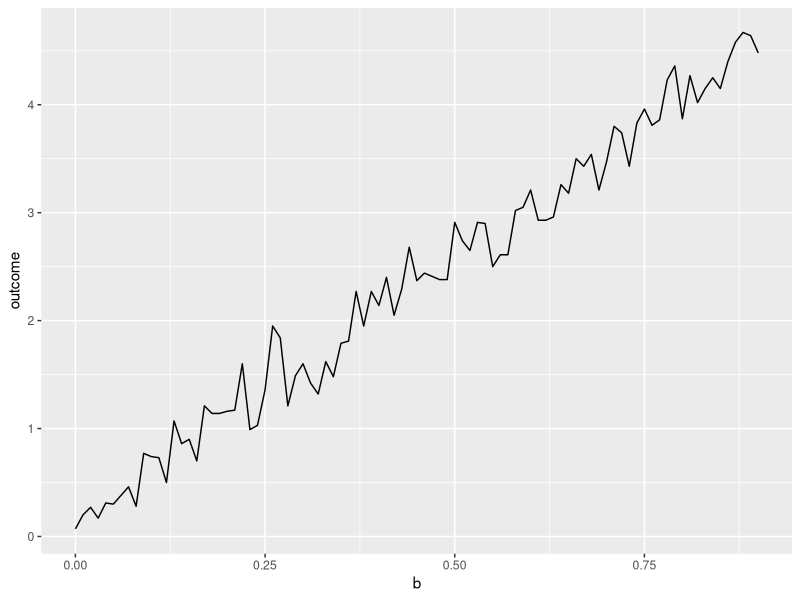
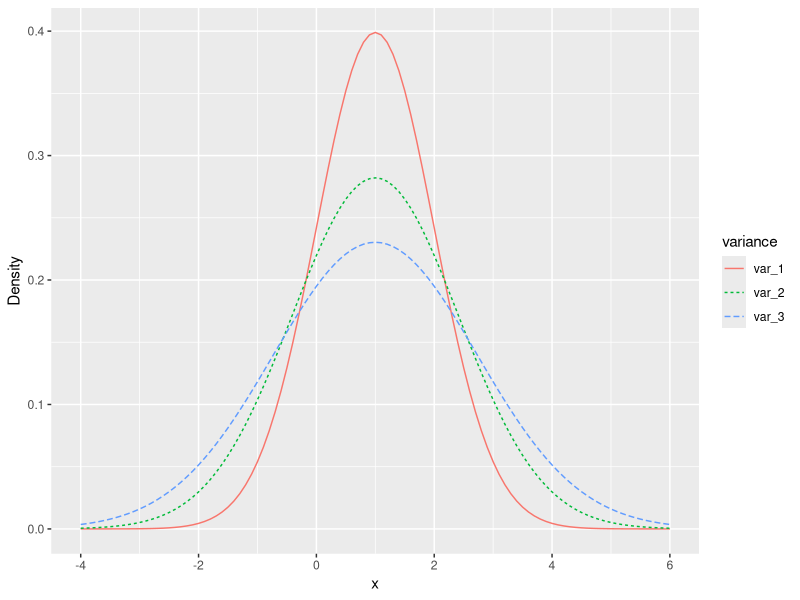
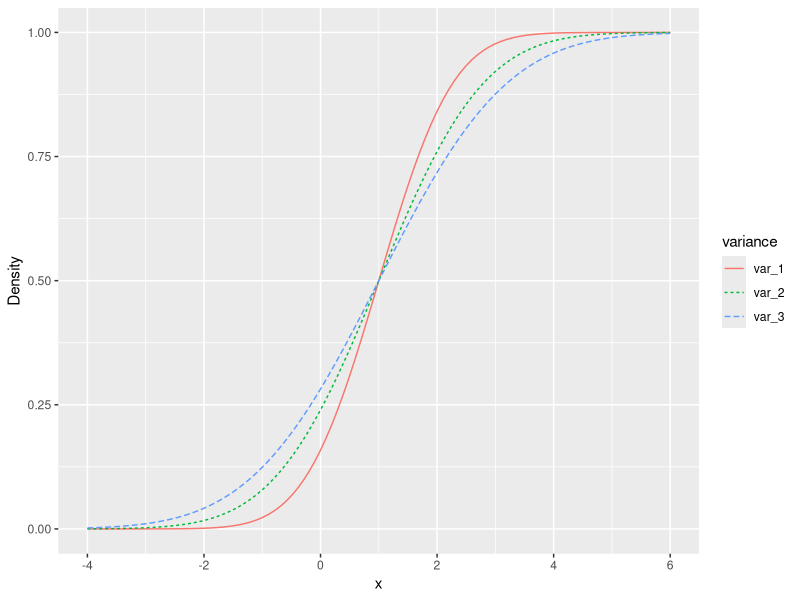
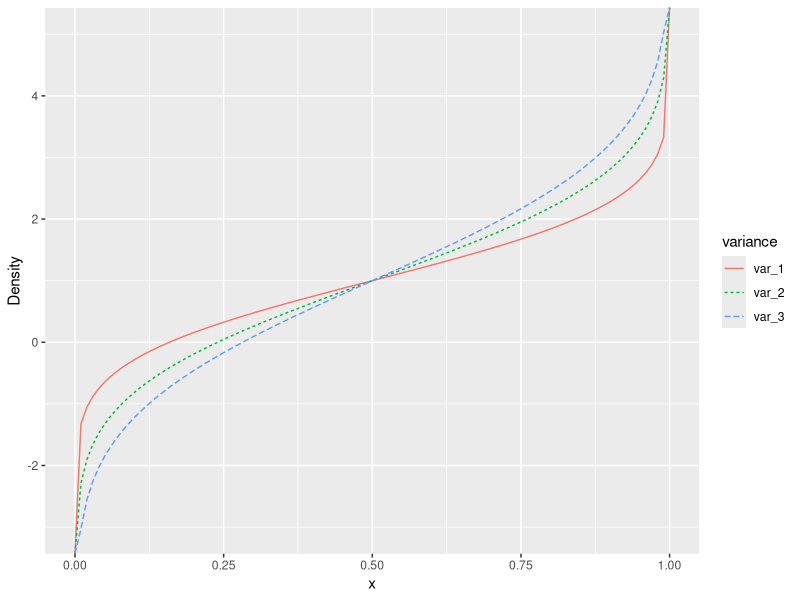
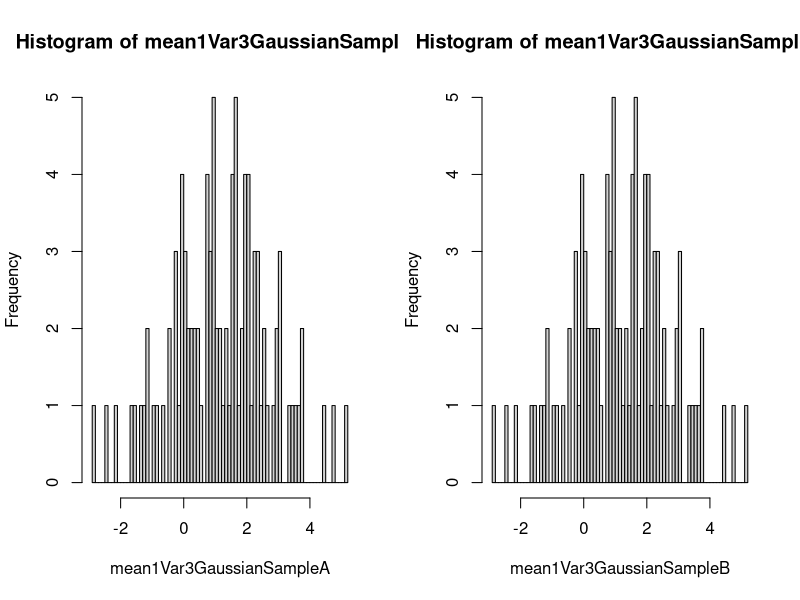
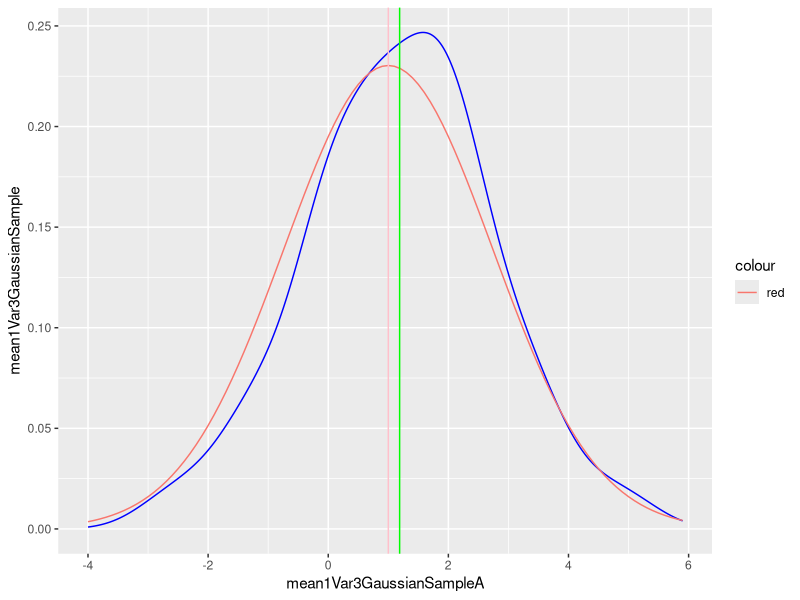

Reproduce these figures in R, in order. (Note: this script raises an error after producing the figures.)
library(tidyverse)

# 2
# generate 1000 observations of uniform distribution in [0,1]
set.seed(0)
n<-1000
sample_X<-data.frame(U=runif(n))%>% 
  mutate(X=case_when(
    (0<=U)&(U<0.25)~1,
    (0.25<=U)&(U<0.5)~5,
    (0.5<=U)&(U<=1)~0))%>%
  pull(X)


sample_X_015<-function(a,b,n){
  set.seed(0)
  sample_X<-data.frame(U=runif(n))%>% 
    mutate(X=case_when(
      (0<=U)&(U<a)~1,
      (a<=U)&(U<a+b)~5,
      (a+b<=U)&(U<=1)~0))%>%
    pull(X)
  return(sample_X)
}

sample_1<-sample_X_015(1/2, 1/10, 10000)
# sample average of X1, . . . , Xn
sample_1_mean<-mean(sample_1)
head(sample_1_mean)
# E(X)
E_x<-(1/2)*1+(1/10)*5
head(E_x)
# sample variance
sample_1_var<-var(sample_1)
head(sample_1_var)
# Var(X)
Var_x<-(1/2)*(1-E_x)^2+(1/10)*(5-E_x)^2+(1-1/2-1/10)*(0-E_x)^2
head(Var_x)

a<-1/10
b<-seq(0,9/10,0.01)
set.seed(0)
sample_X_015<-function(b){
  a<-1/10
  n<-100
  sample_X<-data.frame(U=runif(n))%>% 
    mutate(X=case_when(
      (0<=U)&(U<a)~1,
      (a<=U)&(U<a+b)~5,
      (a+b<=U)&(U<=1)~0))%>%
    pull(X)
  return(sample_X)
}

outcome<-c()
for (i in seq(length(b))){
  tem<-sample_X_015(b[i])
  outcome[i] = mean(tem)
}
mean_df<-data.frame(outcome, b)
head(mean_df, 100)
mean_plot<-ggplot(mean_df, aes(x=b, y=outcome)) 
mean_plot + geom_line()

# 3 
# dnorm: return the value of probability function of normal distribution given x, mean and std var
# pnorm: return the value of cumulative distribution function given x, mean and std var
# qnorm: return the value of quantile given probability, mean and std var (inverse pnorm)
# rnorm: generate a vector of normally distributed random numbers
　
# generate probability density function using "dnorm"
x<-seq(-4, 6, 0.1)
head(length(x))

var_1<-dnorm(x,1,1^(1/2))
var_2<-dnorm(x,1,2^(1/2))
var_3<-dnorm(x,1,3^(1/2))
data.frame(x, var_1, var_2, var_3)%>%
  pivot_longer(!x, names_to = "variance", values_to = "y")%>%
  ggplot(aes(x=x, y=y, color=variance, linetype=variance)) + geom_line() + xlab("x") + ylab("Density")

# generate cumulative probability function using "pnorm"
var_1<-pnorm(x,1,1^(1/2))
var_2<-pnorm(x,1,2^(1/2))
var_3<-pnorm(x,1,3^(1/2))
data.frame(x, var_1, var_2, var_3)%>%
  pivot_longer(!x, names_to = "variance", values_to = "y")%>%
  ggplot(aes(x=x, y=y, color=variance, linetype=variance)) + geom_line() + xlab("x") + ylab("Density")

# generate qurntile function using "qnorm"
x<-seq(0, 1, 0.01)
var_1<-qnorm(x,1,1^(1/2))
var_2<-qnorm(x,1,2^(1/2))
var_3<-qnorm(x,1,3^(1/2))
data.frame(x, var_1, var_2, var_3)%>%
  pivot_longer(!x, names_to = "variance", values_to = "y")%>%
  ggplot(aes(x=x, y=y, color=variance, linetype=variance)) + geom_line() + xlab("x") + ylab("Density")

# "W = αZ+β"
n<-100
# Make sure your code is reproducible by using the set.seed() function
set.seed(1)
standardGaussianSample<-rnorm(n,0,1)
mean1Var3GaussianSampleA<-(3^(1/2))*standardGaussianSample+1
set.seed(1)
mean1Var3GaussianSampleB<-rnorm(n,1,3^(1/2))

# This is for getting two graphs next to each other
oldpar <- par()
par(mfrow=c(1,2))
# The breaks argument specifies how many bars are in the histogram
hist(mean1Var3GaussianSampleA, breaks = 100)
hist(mean1Var3GaussianSampleB, breaks = 100)

x<-seq(-4, 5.9, 0.1)
mean1Var3GaussianSample<-dnorm(x,1,3^(1/2))
data.frame(x,mean1Var3GaussianSample,mean1Var3GaussianSampleA)%>%
  ggplot(aes(mean1Var3GaussianSampleA)) + geom_density(color="blue") +
  geom_line(aes(x=x, y=mean1Var3GaussianSample, color="red")) +
  geom_vline(xintercept=mean(mean1Var3GaussianSampleA), color="green") +
  geom_vline(xintercept=1, color="pink", ) 


# ggplot?

# 4

# probability mass function pZ(x) = P(Z = x) with Z ∼ Binom(50, 7/10)
x<-seq(0,50)
pmf<-dbinom(x,50,7/10)
binom_df<-data.frame(x, pmf)
head(dbinom_df)

x<-seq(0,50,0.01)
mean<-50*0.7
sd<-(50*0.7*(1-0.7))^(1/2)
pdf<-dnorm(x,mean,sd)
gaussian_df<-data.frame(x,pdf)
head(gd_df)

colors<-c("Gaussian pdf"="red", "Binomial pmf"="blue")
fill<-c("Gaussian pdf"="white", "Binomial pmf"="white")

ggplot()+labs(x="x",y="Probability")+theme_bw()+
  geom_line(data=gaussian_df,
            aes(x,y=pdf,color="Gaussian pdf"),size=2)+
  # create plot of Gaussian density
  geom_col(data=binom_df,
           aes(x=x,y=pmf,color="Binomial pmf",fill="Binomial pmf"))+
  scale_color_manual(name = "", values=colors)+
  scale_fill_manual(name = "", values=fill)+
  xlim(c(20,50))

# 5 exponential distribution
my_cdf_exp<-function(x,lambda){
  if(x<0){
    return(0)
  }
  else{
    return(1-(exp(1)^(-lambda*x)))
  }
}

lambda<-1/2
map_dbl(.x=seq(-1,4),.f=~my_cdf_exp(x=.x,lambda=lambda))%>%
  head()

test_inputs<-seq(-1,10,0.1)
my_cdf_output<-map_dbl(.x=test_inputs,.f=~my_cdf_exp(x=.x,lambda=lambda))
inbuilt_cdf_output<-map_dbl(.x=test_inputs,.f=~pexp(q=.x,rate=lambda))
all.equal(my_cdf_output,inbuilt_cdf_output)

my_quantile_exp<-function(p, lambda){
  if(p<0|p>1){
    return(0)
  }
  else{
    return(log(1-p, exp(1))/(-lambda))
  }
}

test_inputs<-seq(0.01, 0.99,0.01)
my_cdf_output<-map_dbl(.x=test_inputs,.f=~my_quantile_exp(p=.x,lambda=lambda))
inbuilt_cdf_output<-map_dbl(.x=test_inputs,.f=~qexp(p=.x,rate=lambda))
all.equal(my_cdf_output,inbuilt_cdf_output)




